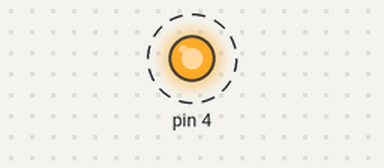
A sketch run on a simulated Arduino Uno, built with avr-gcc and run on an emulated ATmega328P. On the bench: output pins drawn as LEDs (lit = HIGH). Dashed ring = blinking. What the sketch prints to the serial monitor is not drawn.

Above: at 0.2 s.
Timing chart, 0 to 4.6 s (numbered marks = the images above):
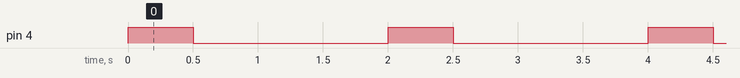

The sketch:

digitalWire_pin7.ino
```cpp
void setup() {
  // put your setup code here, to run once:
Serial.begin(9600);
pinMode(4, OUTPUT);
}

void loop() {
  // put your main code here, to run repeatedly:
digitalWrite(4, HIGH);
Serial.println("RED LED On");
delay(500);
digitalWrite(4, LOW);
Serial.println("RED LED Off");
delay(1500);
}
```

Measured:
- by itself, pin 4: alternates HIGH for 0.50 s and LOW for 1.5 s
